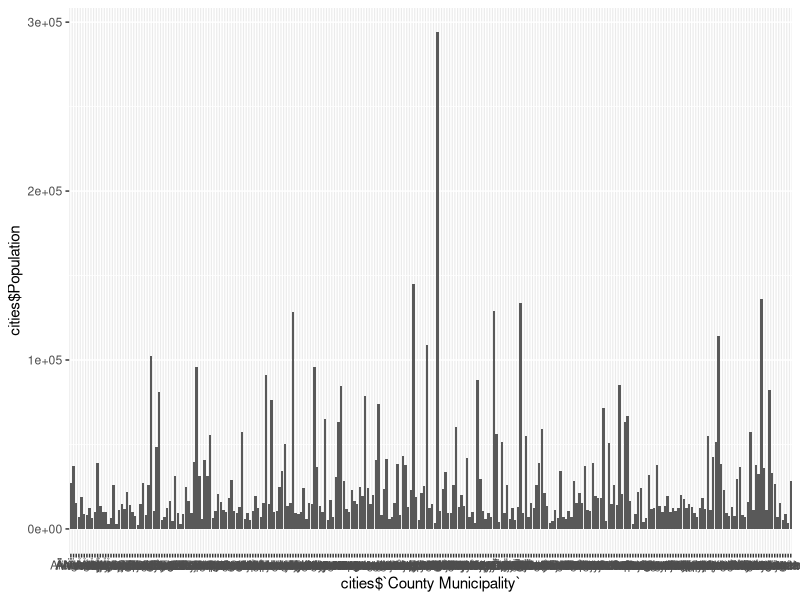
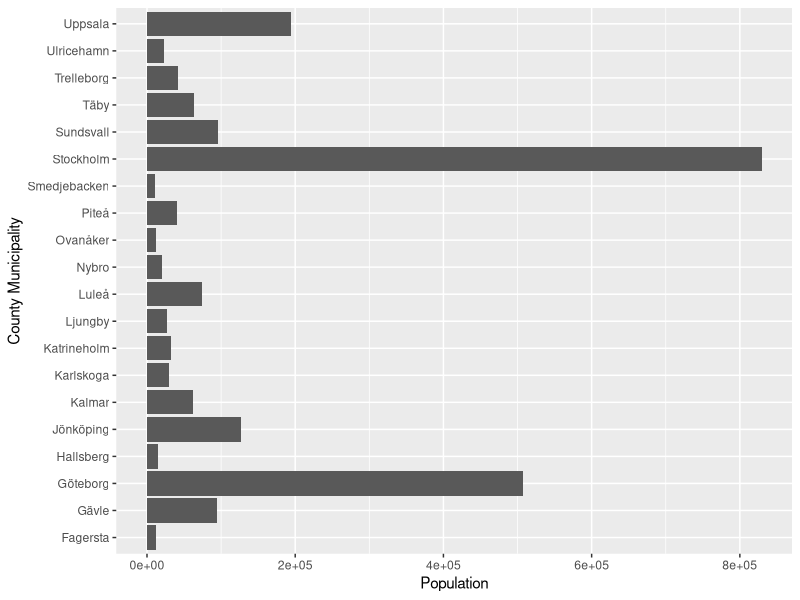

Write R code to recreate these figures, in order.
## ---- chunk 1
knitr::opts_chunk$set(
	echo = TRUE,
	eval=TRUE,
	message = FALSE,
	warning = FALSE,
	comment = NA
)

## ---- chunk 2
library(readxl)
library(ggplot2)

#reading data and setting col names
population <- read_excel("population.xls", 
                         skip = 9, col_names = FALSE, na = '.')

colNm = c("Code", "County Municipality", "Population", "Population growth", 
          "Live Births", "Deaths", "Population surplus", "In_mig_tot", "In_mig_from_sc",
          "In_mig_from_ros", "In_mig_from_ab", "Out_mig_tot", "Out_mig_from_sc", 
          "Out_mig_from_ros", "Out_mig_from_ab", "Net_mig_tot", "Net_mig_from_sc",
          "Net_mig_from_ros", "Net_mig_from_ab", "Adjustments")
colnames(population) = colNm

#splitting counties and cities
population$keep = population$Code <= 25
counties = population[population$keep,c("Code", "County Municipality", "Population")]
cities = population[!population$keep,c("Code", "County Municipality", "Population")]

## ---- chunk 3
#function to randomly select a city
selectRandCity = function(data){
  total_pop = sum(data$Population)
  data$prob = data$Population/total_pop
  data$cumPop = cumsum(data$prob)
  randNum = runif(1, 0, 1)
  selected_ind = which.max((data$cumPop > randNum )*1)
  return(selected_ind)
}

## ---- chunk 4
#setting seed to get reproducable results
set.seed(123456)
#selecting 20 random cities 
selectedCities = cities[1,]
for(i in 1:20){
  ind = selectRandCity(cities)
  selectedCities[i,] = cities[ind,]
  cities = cities[-ind,]
}

## ---- chunk 5
#print selected cities
print(selectedCities)

## ---- chunk 6
ggplot(cities, aes(cities$`County Municipality` , cities$Population)) + 
  geom_histogram(stat = "identity")

ggplot(selectedCities, aes(`County Municipality` , Population)) + 
  geom_histogram(stat = "identity") + coord_flip()
